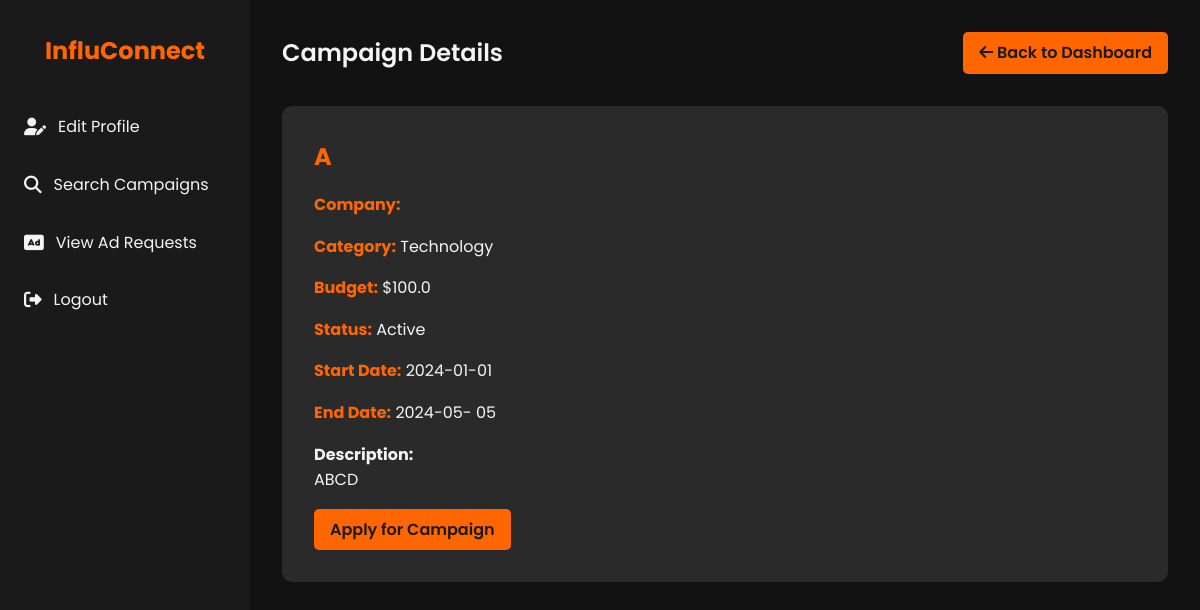
/campaign/1 (signed in), run on an earlier commit of the app's database.
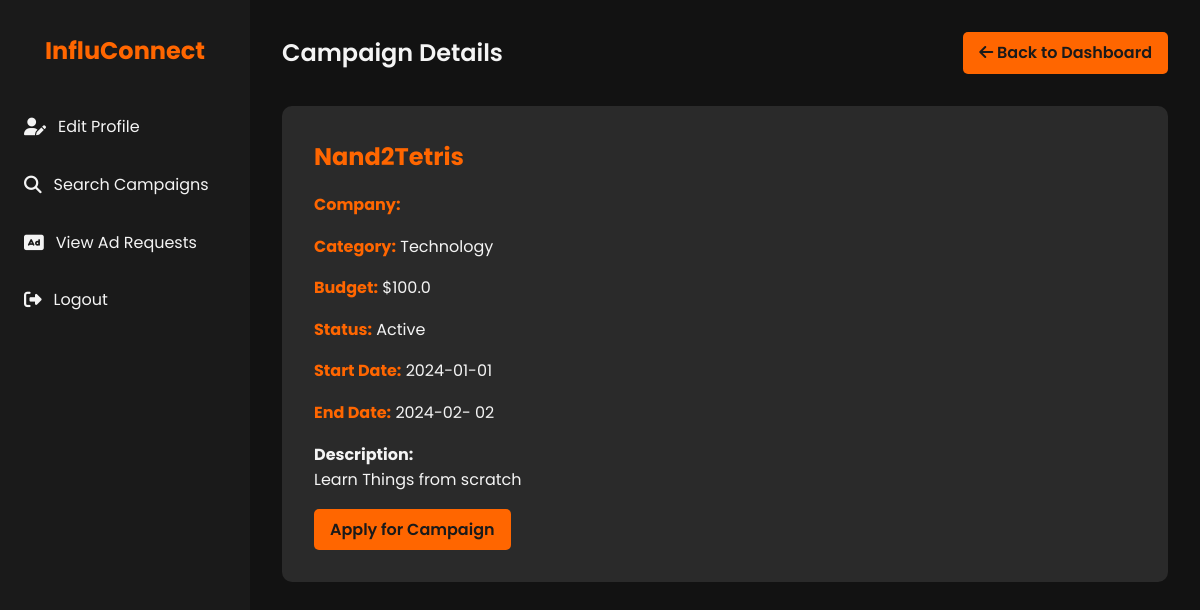
And on a later commit of the database.
### models.py (models this page shows, shortened)
class Campaign(db.Model):
    id = db.Column(db.Integer, primary_key=True)
    sponsor_id = db.Column(db.Integer, db.ForeignKey('sponsor.id', ondelete='SET NULL'), nullable=True)
    title = db.Column(db.String(120), nullable=False)
    description = db.Column(db.Text)
    budget = db.Column(db.Float)
    category = db.Column(db.String(120))
    status = db.Column(db.String(50), nullable=False)  # active, completed, flagged
    start_date = db.Column(db.DateTime)
    end_date = db.Column(db.DateTime)
    is_public = db.Column(db.Boolean, default=True)
    sponsor = db.relationship('Sponsor', backref=db.backref('campaigns', lazy=True, cascade='all, delete-orphan'))

### app.py (the view)
    @app.route('/campaign/<int:campaign_id>')
    @login_required
    def campaign_details(campaign_id):
        campaign = Campaign.query.get_or_404(campaign_id)
        return render_template('campaign_details.html', campaign=campaign)

### templates/campaign_details.html (shortened to what this page needs)
<!DOCTYPE html>
<html lang="en">
<head>
    <link rel="stylesheet" href="https://cdnjs.cloudflare.com/ajax/libs/font-awesome/6.1.1/css/all.min.css">
</head>
<body>
    <div class="dashboard">
        <aside class="sidebar">
            <div class="logo">
                <h1>InfluConnect</h1>
            </div>
            <nav>
                <ul class="nav-menu">
                    <li class="nav-item">
                        <a href="{{ url_for('influencer_profile') }}" class="nav-link">
                            <i class="fas fa-user-edit"></i> Edit Profile
                        </a>
                    </li>
                    <li class="nav-item">
                        <a href="{{ url_for('search_campaigns') }}" class="nav-link">
                            <i class="fas fa-search"></i> Search Campaigns
                        </a>
                    </li>
                    <li class="nav-item">
                        <a href="{{ url_for('influencer_ad_requests') }}" class="nav-link">
                            <i class="fas fa-ad"></i> View Ad Requests
                        </a>
                    </li>
                    <li class="nav-item">
                        <a href="{{ url_for('logout') }}" class="nav-link">
                            <i class="fas fa-sign-out-alt"></i> Logout
                        </a>
                    </li>
                </ul>
            </nav>
        </aside>
        <main class="main-content">
            <header class="header">
                <h1 class="welcome-text">Campaign Details</h1>
                <a href="{{ url_for('influencer') }}" class="btn">
                    <i class="fas fa-arrow-left"></i> Back to Dashboard
                </a>
            </header>
            <section class="campaign-details">
                <h2 class="campaign-title">{{ campaign.title }}</h2>
                <p class="campaign-info"><strong>Company:</strong> {{ campaign.sponsor.company_name }}</p>
                <p class="campaign-info"><strong>Category:</strong> {{ campaign.category }}</p>
                <p class="campaign-info"><strong>Budget:</strong> ${{ campaign.budget }}</p>
                <p class="campaign-info"><strong>Status:</strong> {{ campaign.status.capitalize() }}</p>
                <p class="campaign-info"><strong>Start Date:</strong> {{ campaign.start_date.strftime('%Y-%m-%d') if campaign.start_date else 'N/A' }}</p>
                <p class="campaign-info"><strong>End Date:</strong> {{ campaign.end_date.strftime('%Y-%m-
%d') if campaign.end_date else 'N/A' }}</p>
                <div class="campaign-description">
                    <strong>Description:</strong>
                    <p>{{ campaign.description }}</p>
                </div>
                {% if current_user.role == 'influencer' %}
                <a href="{{ url_for('apply_campaign', campaign_id=campaign.id) }}" class="btn" style="margin-top: 1rem;">
                    Apply for Campaign
                </a>
                {% endif %}
            </section>
        </main>
    </div>
</body>
</html>

What changed in the data, as far as the page shows it:
changed Campaign "Technology": title "A" → "Nand2Tetris"; end_date "2024-05- 05" → "2024-02- 02"; description "ABCD" → "Learn Things from scratch"
